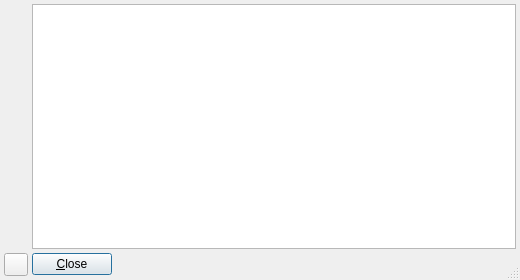
<?xml version="1.0" encoding="UTF-8"?>
<ui version="4.0">
 <author>rncbc aka Rui Nuno Capela</author>
 <comment>JACK Audio Connection Kit - Qt GUI Interface.

   Copyright (C) 2003-2013, rncbc aka Rui Nuno Capela. All rights reserved.

   This program is free software; you can redistribute it and/or
   modify it under the terms of the GNU General Public License
   as published by the Free Software Foundation; either version 2
   of the License, or (at your option) any later version.

   This program is distributed in the hope that it will be useful,
   but WITHOUT ANY WARRANTY; without even the implied warranty of
   MERCHANTABILITY or FITNESS FOR A PARTICULAR PURPOSE.  See the
   GNU General Public License for more details.

   You should have received a copy of the GNU General Public License along
   with this program; if not, write to the Free Software Foundation, Inc.,
   51 Franklin Street, Fifth Floor, Boston, MA 02110-1301 USA.

 </comment>
 <class>AboutDialog</class>
 <widget class="QDialog" name="AboutDialog">
  <property name="geometry">
   <rect>
    <x>0</x>
    <y>0</y>
    <width>520</width>
    <height>280</height>
   </rect>
  </property>
  <property name="font">
   <font/>
  </property>
  <property name="windowTitle">
   <string>About QjackCtl</string>
  </property>
  <property name="windowIcon">
   <iconset resource="qjackctl.qrc">
    <normaloff>:/images/about1.png</normaloff>:/images/about1.png</iconset>
  </property>
  <property name="sizeGripEnabled">
   <bool>true</bool>
  </property>
  <layout class="QGridLayout">
   <property name="leftMargin">
    <number>4</number>
   </property>
   <property name="topMargin">
    <number>4</number>
   </property>
   <property name="rightMargin">
    <number>4</number>
   </property>
   <property name="bottomMargin">
    <number>4</number>
   </property>
   <property name="spacing">
    <number>4</number>
   </property>
   <item row="2" column="2">
    <spacer>
     <property name="orientation">
      <enum>Qt::Horizontal</enum>
     </property>
     <property name="sizeHint" stdset="0">
      <size>
       <width>8</width>
       <height>8</height>
      </size>
     </property>
    </spacer>
   </item>
   <item row="2" column="1">
    <widget class="QPushButton" name="ClosePushButton">
     <property name="text">
      <string>&amp;Close</string>
     </property>
     <property name="shortcut">
      <string>Alt+C</string>
     </property>
    </widget>
   </item>
   <item row="2" column="0">
    <widget class="QToolButton" name="AboutQtButton">
     <property name="focusPolicy">
      <enum>Qt::TabFocus</enum>
     </property>
     <property name="toolTip">
      <string>About Qt</string>
     </property>
     <property name="text">
      <string/>
     </property>
     <property name="icon">
      <iconset resource="qjackctl.qrc">
       <normaloff>:/images/qtlogo.png</normaloff>:/images/qtlogo.png</iconset>
     </property>
    </widget>
   </item>
   <item row="1" column="0">
    <spacer>
     <property name="orientation">
      <enum>Qt::Vertical</enum>
     </property>
     <property name="sizeHint" stdset="0">
      <size>
       <width>8</width>
       <height>8</height>
      </size>
     </property>
    </spacer>
   </item>
   <item row="0" column="1" rowspan="2" colspan="2">
    <widget class="QTextBrowser" name="AboutTextView">
     <property name="lineWidth">
      <number>1</number>
     </property>
     <property name="undoRedoEnabled">
      <bool>false</bool>
     </property>
     <property name="readOnly">
      <bool>true</bool>
     </property>
     <property name="openExternalLinks">
      <bool>true</bool>
     </property>
    </widget>
   </item>
   <item row="0" column="0">
    <widget class="QLabel" name="IconPixmapLabel">
     <property name="pixmap">
      <pixmap resource="qjackctl.qrc">:/images/qjackctl.png</pixmap>
     </property>
     <property name="alignment">
      <set>Qt::AlignCenter</set>
     </property>
     <property name="wordWrap">
      <bool>false</bool>
     </property>
     <property name="margin">
      <number>2</number>
     </property>
    </widget>
   </item>
  </layout>
 </widget>
 <layoutdefault spacing="4" margin="4"/>
 <tabstops>
  <tabstop>AboutTextView</tabstop>
  <tabstop>AboutQtButton</tabstop>
  <tabstop>ClosePushButton</tabstop>
 </tabstops>
 <resources>
  <include location="qjackctl.qrc"/>
 </resources>
 <connections/>
</ui>
